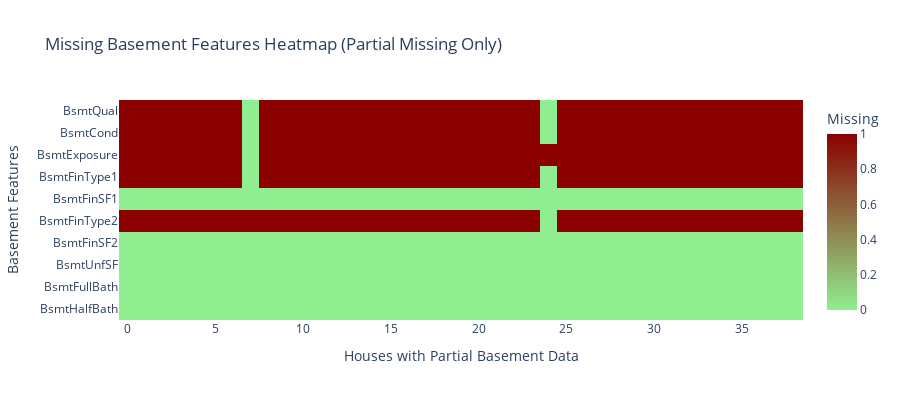

Notebook code cell kept with this figure:
### Markdown cell above
We can see there are some houses with partial basement data missing. Let's visualize which specific basement features are missing across these houses using a heatmap.

### Code cell
# Get houses with partial basement data missing
partial_bsmt_missing = (bsmt_missing_together > 0) & (bsmt_missing_together < len(bsmt_features))
partial_bsmt_houses = train[partial_bsmt_missing]

# Create a heatmap showing which basement features are missing
missing_matrix = partial_bsmt_houses[bsmt_features].isnull().astype(int)

# Reset index to show house numbers instead of IDs
missing_matrix_reset = missing_matrix.reset_index(drop=True)

fig = px.imshow(
    missing_matrix_reset.T,
    labels=dict(x="House Number", y="Basement Features", color="Missing"),
    y=bsmt_features,
    color_continuous_scale=['lightgreen', 'darkred'],
    title='Missing Basement Features Heatmap (Partial Missing Only)'
)

fig.update_layout(
    height=400,
    xaxis_title="Houses with Partial Basement Data",
    yaxis_title="Basement Features"
)

fig.show()

### Figure 1 — Plotly figure (JSON) as saved in the notebook; plotly's stock layout.template omitted (floating-point values rounded to 4 significant figures; data arrays with more than 128 entries replaced by an {"elided": "..."} marker saying what was removed)
{"data": [{"coloraxis": "coloraxis", "hovertemplate": "House Number: %{x}<br>Basement Features: %{y}<br>Missing: %{z}<extra></extra>", "name": "0", "type": "heatmap", "x": [0, 1, 2, 3, 4, 5, 6, 7, 8, 9, 10, 11, 12, 13, 14, 15, 16, 17, 18, 19, 20, 21, 22, 23, 24, 25, 26, 27, 28, 29, 30, 31, 32, 33, 34, 35, 36, 37, 38], "xaxis": "x", "y": ["BsmtQual", "BsmtCond", "BsmtExposure", "BsmtFinType1", "BsmtFinSF1", "BsmtFinType2", "BsmtFinSF2", "BsmtUnfSF", "BsmtFullBath", "BsmtHalfBath"], "yaxis": "y", "z": {"elided": "10x39 int values"}}], "layout": {"coloraxis": {"colorbar": {"title": {"text": "Missing"}}, "colorscale": [[0, "lightgreen"], [1, "darkred"]]}, "height": 400, "title": {"text": "Missing Basement Features Heatmap (Partial Missing Only)"}, "xaxis": {"anchor": "y", "constrain": "domain", "domain": [0, 1], "scaleanchor": "y", "title": {"text": "Houses with Partial Basement Data"}}, "yaxis": {"anchor": "x", "autorange": "reversed", "constrain": "domain", "domain": [0, 1], "title": {"text": "Basement Features"}}}}
